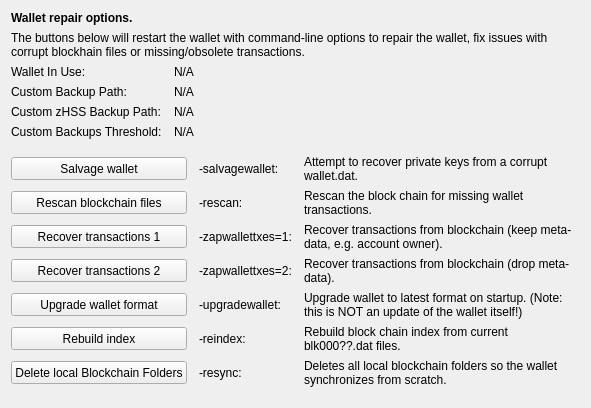
     <widget class="QWidget" name="tab_repair">
      <attribute name="title">
       <string>&amp;Wallet Repair</string>
      </attribute>
      <layout class="QGridLayout" name="gridLayout_4" columnstretch="0,0,0,0">
       <property name="horizontalSpacing">
        <number>12</number>
       </property>
       <item row="0" column="0" colspan="4">
        <widget class="QLabel" name="label_repair_header">
         <property name="font">
          <font>
           <weight>75</weight>
           <bold>true</bold>
          </font>
         </property>
         <property name="text">
          <string>Wallet repair options.</string>
         </property>
        </widget>
       </item>
       <item row="1" column="0" colspan="4">
        <widget class="QLabel" name="label_repair_helptext">
         <property name="font">
          <font>
           <weight>50</weight>
           <bold>false</bold>
          </font>
         </property>
         <property name="text">
          <string>The buttons below will restart the wallet with command-line options to repair the wallet, fix issues with corrupt blockhain files or missing/obsolete transactions.</string>
         </property>
         <property name="wordWrap">
          <bool>true</bool>
         </property>
        </widget>
       </item>
       <item row="2" column="0">
        <widget class="QLabel" name="wallet_path_label">
         <property name="text">
          <string>Wallet In Use:</string>
         </property>
        </widget>
       </item>
       <item row="2" column="1" colspan="3">
        <widget class="QLabel" name="wallet_path">
         <property name="cursor">
          <cursorShape>IBeamCursor</cursorShape>
         </property>
         <property name="text">
          <string>N/A</string>
         </property>
         <property name="textFormat">
          <enum>Qt::PlainText</enum>
         </property>
         <property name="textInteractionFlags">
          <set>Qt::LinksAccessibleByMouse|Qt::TextSelectableByKeyboard|Qt::TextSelectableByMouse</set>
         </property>
        </widget>
       </item>
       <item row="3" column="0">
        <widget class="QLabel" name="wallet_custombackuppath_label">
         <property name="visible">
          <bool>false</bool>
         </property>
         <property name="text">
          <string>Custom Backup Path:</string>
         </property>
        </widget>
       </item>
       <item row="3" column="1" colspan="3">
        <widget class="QLabel" name="wallet_custombackuppath">
         <property name="cursor">
          <cursorShape>IBeamCursor</cursorShape>
         </property>
         <property name="visible">
          <bool>false</bool>
         </property>
         <property name="text">
          <string>N/A</string>
         </property>
         <property name="textFormat">
          <enum>Qt::PlainText</enum>
         </property>
         <property name="textInteractionFlags">
          <set>Qt::LinksAccessibleByMouse|Qt::TextSelectableByKeyboard|Qt::TextSelectableByMouse</set>
         </property>
        </widget>
       </item>
       <item row="4" column="0">
        <widget class="QLabel" name="wallet_customzhssbackuppath_label">
         <property name="visible">
          <bool>false</bool>
         </property>
         <property name="text">
          <string>Custom zHSS Backup Path:</string>
         </property>
        </widget>
       </item>
       <item row="4" column="1" colspan="3">
        <widget class="QLabel" name="wallet_customzhssbackuppath">
         <property name="cursor">
          <cursorShape>IBeamCursor</cursorShape>
         </property>
         <property name="visible">
          <bool>false</bool>
         </property>
         <property name="text">
          <string>N/A</string>
         </property>
         <property name="textFormat">
          <enum>Qt::PlainText</enum>
         </property>
         <property name="textInteractionFlags">
          <set>Qt::LinksAccessibleByMouse|Qt::TextSelectableByKeyboard|Qt::TextSelectableByMouse</set>
         </property>
        </widget>
       </item>
       <item row="5" column="0">
        <widget class="QLabel" name="wallet_custombackupthreshold_label">
         <property name="visible">
          <bool>false</bool>
         </property>
         <property name="text">
          <string>Custom Backups Threshold:</string>
         </property>
        </widget>
       </item>
       <item row="5" column="1" colspan="3">
        <widget class="QLabel" name="wallet_custombackupthreshold">
         <property name="cursor">
          <cursorShape>IBeamCursor</cursorShape>
         </property>
         <property name="visible">
          <bool>false</bool>
         </property>
         <property name="text">
          <string>N/A</string>
         </property>
         <property name="textFormat">
          <enum>Qt::PlainText</enum>
         </property>
         <property name="textInteractionFlags">
          <set>Qt::LinksAccessibleByMouse|Qt::TextSelectableByKeyboard|Qt::TextSelectableByMouse</set>
         </property>
        </widget>
       </item>
       <item row="6" column="0">
        <spacer name="verticalSpacer_repair1">
         <property name="orientation">
          <enum>Qt::Vertical</enum>
         </property>
         <property name="sizeHint" stdset="0">
          <size>
           <width>10</width>
           <height>10</height>
          </size>
         </property>
        </spacer>
       </item>
       <item row="7" column="0" colspan="2">
        <widget class="QPushButton" name="btn_salvagewallet">
         <property name="minimumSize">
          <size>
           <width>100</width>
           <height>23</height>
          </size>
         </property>
         <property name="text">
          <string>Salvage wallet</string>
         </property>
        </widget>
       </item>
       <item row="7" column="2">
        <widget class="QLabel" name="label_repair_salvage_command">
         <property name="text">
          <string notr="true">-salvagewallet:</string>
         </property>
        </widget>
       </item>
       <item row="7" column="3">
        <widget class="QLabel" name="label_repair_salvage">
         <property name="text">
          <string>Attempt to recover private keys from a corrupt wallet.dat.</string>
         </property>
         <property name="wordWrap">
          <bool>true</bool>
         </property>
        </widget>
       </item>
       <item row="8" column="0" colspan="2">
        <widget class="QPushButton" name="btn_rescan">
         <property name="minimumSize">
          <size>
           <width>100</width>
           <height>23</height>
          </size>
         </property>
         <property name="text">
          <string>Rescan blockchain files</string>
         </property>
        </widget>
       </item>
       <item row="8" column="2">
        <widget class="QLabel" name="label_repair_rescan_command">
         <property name="text">
          <string notr="true">-rescan:</string>
         </property>
        </widget>
       </item>
       <item row="8" column="3">
        <widget class="QLabel" name="label_repair_rescan">
         <property name="text">
          <string>Rescan the block chain for missing wallet transactions.</string>
         </property>
         <property name="wordWrap">
          <bool>true</bool>
         </property>
        </widget>
       </item>
       <item row="9" column="0" colspan="2">
        <widget class="QPushButton" name="btn_zapwallettxes1">
         <property name="minimumSize">
          <size>
           <width>100</width>
           <height>23</height>
          </size>
         </property>
         <property name="text">
          <string>Recover transactions 1</string>
         </property>
        </widget>
       </item>
       <item row="9" column="2">
        <widget class="QLabel" name="label_repair_zap1_command">
         <property name="text">
          <string notr="true">-zapwallettxes=1:</string>
         </property>
        </widget>
       </item>
       <item row="9" column="3">
        <widget class="QLabel" name="label_repair_zap1">
         <property name="text">
          <string>Recover transactions from blockchain (keep meta-data, e.g. account owner).</string>
         </property>
         <property name="wordWrap">
          <bool>true</bool>
         </property>
        </widget>
       </item>
       <item row="10" column="0" colspan="2">
        <widget class="QPushButton" name="btn_zapwallettxes2">
         <property name="minimumSize">
          <size>
           <width>100</width>
           <height>23</height>
          </size>
         </property>
         <property name="text">
          <string>Recover transactions 2</string>
         </property>
        </widget>
       </item>
       <item row="10" column="2">
        <widget class="QLabel" name="label_repair_zap2_command">
         <property name="text">
          <string notr="true">-zapwallettxes=2:</string>
         </property>
        </widget>
       </item>
       <item row="10" column="3">
        <widget class="QLabel" name="label_repair_zap2">
         <property name="text">
          <string>Recover transactions from blockchain (drop meta-data).</string>
         </property>
         <property name="wordWrap">
          <bool>true</bool>
         </property>
        </widget>
       </item>
       <item row="11" column="0" colspan="2">
        <widget class="QPushButton" name="btn_upgradewallet">
         <property name="minimumSize">
          <size>
           <width>100</width>
           <height>23</height>
          </size>
         </property>
         <property name="text">
          <string>Upgrade wallet format</string>
         </property>
        </widget>
       </item>
       <item row="11" column="2">
        <widget class="QLabel" name="label_repair_upgrade_command">
         <property name="text">
          <string notr="true">-upgradewallet:</string>
         </property>
        </widget>
       </item>
       <item row="11" column="3">
        <widget class="QLabel" name="label_repair_upgrade">
         <property name="text">
          <string>Upgrade wallet to latest format on startup. (Note: this is NOT an update of the wallet itself!)</string>
         </property>
         <property name="wordWrap">
          <bool>true</bool>
         </property>
        </widget>
       </item>
       <item row="12" column="0" colspan="2">
        <widget class="QPushButton" name="btn_reindex">
         <property name="minimumSize">
          <size>
           <width>100</width>
           <height>23</height>
          </size>
         </property>
         <property name="text">
          <string>Rebuild index</string>
         </property>
        </widget>
       </item>
       <item row="12" column="2">
        <widget class="QLabel" name="label_repair_reindex_command">
         <property name="text">
          <string notr="true">-reindex:</string>
         </property>
        </widget>
       </item>
       <item row="12" column="3">
        <widget class="QLabel" name="label_repair_reindex">
         <property name="text">
          <string>Rebuild block chain index from current blk000??.dat files.</string>
         </property>
         <property name="wordWrap">
          <bool>true</bool>
         </property>
        </widget>
       </item>
       <item row="13" column="0" colspan="2">
        <widget class="QPushButton" name="btn_resync">
         <property name="minimumSize">
          <size>
           <width>100</width>
           <height>23</height>
          </size>
         </property>
         <property name="text">
          <string>Delete local Blockchain Folders</string>
         </property>
        </widget>
       </item>
       <item row="13" column="2">
        <widget class="QLabel" name="label_repair_resync_command">
         <property name="text">
          <string>-resync:</string>
         </property>
        </widget>
       </item>
       <item row="13" column="3">
        <widget class="QLabel" name="label_repair_resync">
         <property name="text">
          <string>Deletes all local blockchain folders so the wallet synchronizes from scratch.</string>
         </property>
         <property name="wordWrap">
          <bool>true</bool>
         </property>
        </widget>
       </item>
       <item row="14" column="0">
        <spacer name="verticalSpacer_repair2">
         <property name="orientation">
          <enum>Qt::Vertical</enum>
         </property>
         <property name="sizeHint" stdset="0">
          <size>
           <width>20</width>
           <height>10</height>
          </size>
         </property>
        </spacer>
       </item>
      </layout>
     </widget>
